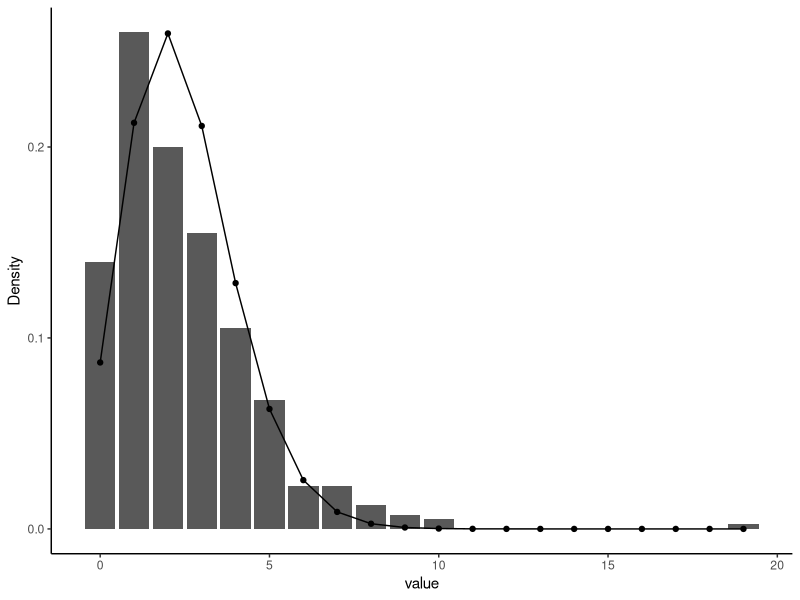

Write R code to recreate this figure.
# chi-squared goodness of fit test
library(tidyverse)

# create the data
bacteria <- 
  data.frame(value = c(0, 1, 2, 3, 4, 5, 6, 7, 8, 9, 10, 19),
             obs = c(56, 104, 80, 62, 42, 27, 9, 9, 5, 3, 2, 1))
bacteria


# estimate lambda from the mean value (each value occurs "obs" times)
lambda_est <- sum(bacteria$value * bacteria$obs) / 400
lambda_est

# plot the distribution and our Poisson fit
x_seq <- 0:19
pois_fit <- data.frame(x = x_seq, 
                       fit = dpois(x_seq, lambda_est))
ggplot(bacteria) +
  geom_col(aes(x = value, y = obs / 400)) +
  geom_line(aes(x = x, y = fit), data = pois_fit) +
  geom_point(aes(x = x, y = fit), data = pois_fit) +
  theme_classic() +
  labs(y = "Density")


# compute the expected values 
bacteria <- bacteria %>%
  mutate(expected = 400 * dpois(value, lambda_est))
bacteria

# Based on the rule that there can be no expected value cell less than 5,
# we need to aggregate the final 5 cells
bacteria_trimmed <- bacteria[1:7, ]
bacteria_trimmed[8, "obs"] <- sum(bacteria[8:12, "obs"])
bacteria_trimmed[8, "expected"] <- sum(bacteria[8:12, "expected"])
bacteria_trimmed[8, "value"] <- 7
bacteria_trimmed

# compute the test statistic
bacteria_trimmed <- bacteria_trimmed %>%
  mutate(x2 = (obs - expected)^2 / expected)
bacteria_trimmed

x2 <- sum(bacteria_trimmed$x2)
x2

# pvalue
n <- nrow(bacteria_trimmed)
c <- 1 # estimated lambda
df <-  n - c - 1
df
# P(X2 >= x2)
1 - pchisq(x2, n)

# chisq.test(x = bacteria_trimmed$obs, 
#            p = dpois(bacteria_trimmed$value, lambda_est))


#-----------------------------------------------------------------------------#
############################## Mendel's example ###############################
#-----------------------------------------------------------------------------#


# create the data
mendel <- 
  data.frame(value = c("smooth yellow", "smooth green", "wrinkled yellow", "wrinkled green"),
             obs = c(315, 108, 102, 31))
mendel

theoretical <- 
  data.frame(value = c("smooth yellow", "smooth green", "wrinkled yellow", "wrinkled green"),
             p = c(9/16, 3/16, 3/16, 1/16)) 
theoretical



# compute the expected values
N <- sum(mendel$obs)
N
mendel <- mendel %>%
  mutate(expected = N * theoretical$p)
mendel

# compute the test statistic
mendel <- mendel %>%
  mutate(x2 = (obs - expected)^2 / expected)
mendel

x2 <- sum(mendel$x2)
x2

# pvalue
df <- 4 - 0 - 1
df
round(1 - pchisq(x2, df), 3)

# when your X's have a finite set of options, 
# you can use chisq.test
chisq.test(x = mendel$obs, p = theoretical$p)
